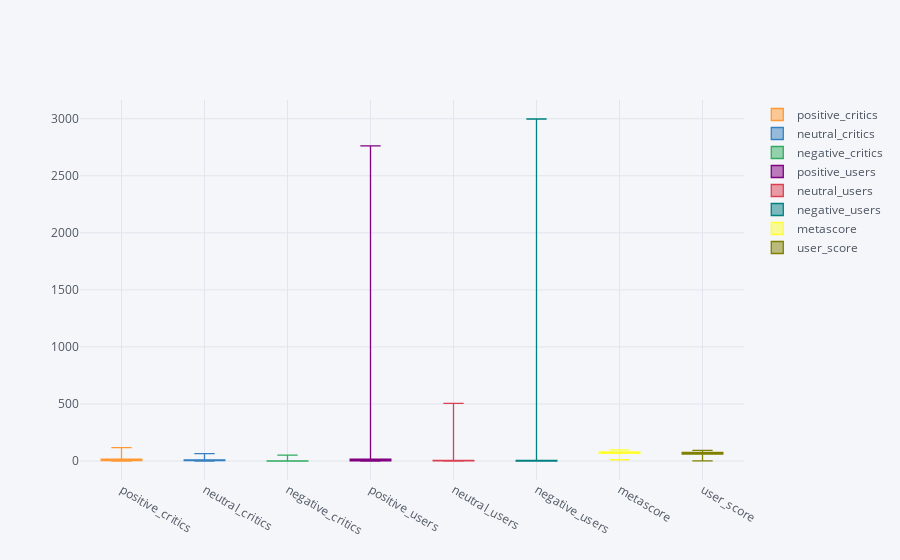

The code cell stored with this chart in its notebook:
### Markdown cell above
## graphs

### Code cell
thist(df)

### Figure 1 — Plotly figure (JSON) as saved in the notebook; plotly's stock layout.template omitted (floating-point values rounded to 4 significant figures; data arrays with more than 128 entries replaced by an {"elided": "..."} marker saying what was removed)
{"data": [{"boxpoints": false, "line": {"width": 1.3}, "marker": {"color": "rgba(255, 153, 51, 1.0)"}, "name": "positive_critics", "orientation": "v", "type": "box", "uid": "da29a5c8-702d-4843-a8b5-0b55d82179d0", "y": {"elided": "5699 int values"}}, {"boxpoints": false, "line": {"width": 1.3}, "marker": {"color": "rgba(55, 128, 191, 1.0)"}, "name": "neutral_critics", "orientation": "v", "type": "box", "uid": "8411f880-f7e3-49a1-bd09-85d8afbbdb4a", "y": {"elided": "5699 int values"}}, {"boxpoints": false, "line": {"width": 1.3}, "marker": {"color": "rgba(50, 171, 96, 1.0)"}, "name": "negative_critics", "orientation": "v", "type": "box", "uid": "be7e5268-5565-4248-be23-2d882e87c568", "y": {"elided": "5699 int values"}}, {"boxpoints": false, "line": {"width": 1.3}, "marker": {"color": "rgba(128, 0, 128, 1.0)"}, "name": "positive_users", "orientation": "v", "type": "box", "uid": "1c6d7e0d-e6bf-4194-b56b-cd5b65c27257", "y": {"elided": "5699 int values"}}, {"boxpoints": false, "line": {"width": 1.3}, "marker": {"color": "rgba(219, 64, 82, 1.0)"}, "name": "neutral_users", "orientation": "v", "type": "box", "uid": "a6414c07-fe2b-49ac-a4ff-3144dd1badc3", "y": {"elided": "5699 int values"}}, {"boxpoints": false, "line": {"width": 1.3}, "marker": {"color": "rgba(0, 128, 128, 1.0)"}, "name": "negative_users", "orientation": "v", "type": "box", "uid": "e868661f-e237-45bf-8f57-82cc89cf2b9a", "y": {"elided": "5699 int values"}}, {"boxpoints": false, "line": {"width": 1.3}, "marker": {"color": "rgba(255, 255, 51, 1.0)"}, "name": "metascore", "orientation": "v", "type": "box", "uid": "e4019b84-54c4-4cac-a3b1-3aaf740a93cc", "y": {"elided": "5699 int values"}}, {"boxpoints": false, "line": {"width": 1.3}, "marker": {"color": "rgba(128, 128, 0, 1.0)"}, "name": "user_score", "orientation": "v", "type": "box", "uid": "eb08878b-46b0-427b-8373-3965bc34d001", "y": {"elided": "5699 int values"}}], "layout": {"legend": {"bgcolor": "#F5F6F9", "font": {"color": "#4D5663"}}, "paper_bgcolor": "#F5F6F9", "plot_bgcolor": "#F5F6F9", "title": {"font": {"color": "#4D5663"}}, "xaxis": {"gridcolor": "#E1E5ED", "showgrid": true, "tickfont": {"color": "#4D5663"}, "title": {"font": {"color": "#4D5663"}, "text": ""}, "zerolinecolor": "#E1E5ED"}, "yaxis": {"gridcolor": "#E1E5ED", "showgrid": true, "tickfont": {"color": "#4D5663"}, "title": {"font": {"color": "#4D5663"}, "text": ""}, "zerolinecolor": "#E1E5ED"}}}
